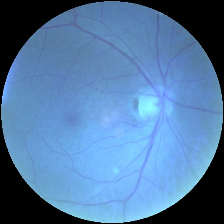
#> input picture datasets/cataract/image101.png, 224 x 224 px, found by its file name
$ jupyter execute --allow-errors classification.ipynb   (older library calls are emulated)
#> lines starting #> are read from the running program, lines starting #| are printed output that depends on the picture; after the words box and inside, x2 and y2 are one past the last pixel; in counts of white or black regions, pixels touching at a corner belong together
[cell 1]
import os
import cv2
import numpy as np
import matplotlib.pyplot as plt

# Function for CLAHE application
def apply_clahe(image):
    clahe = cv2.createCLAHE(clipLimit=2.0, tileGridSize=(8, 8))
    return clahe.apply(image)

# Matched filter function
def matched_filter(image, kernel_sizes=[9, 15, 21], sigma=2, num_angles=24, wavelengths=[10, 15], gammas=[0.5, 1]):
    filtered_images = []
    for kernel_size in kernel_sizes:
        for angle in range(num_angles):
            theta = np.deg2rad(angle * 180 / num_angles)
            for wavelength in wavelengths:
                for gamma in gammas:
                    kernel = cv2.getGaborKernel((kernel_size, kernel_size), sigma, theta, wavelength, gamma, 0, ktype=cv2.CV_32F)
                    filtered_image = cv2.filter2D(image, cv2.CV_32F, kernel)
                    filtered_images.append(filtered_image)
    combined_image = np.max(np.array(filtered_images), axis=0)
    return combined_image

# Function to display the image
def plot_image(image, title="Image"):
    plt.imshow(image, cmap='gray')
    plt.title(title)
    plt.axis('off')
    plt.show()

# Preprocess image function
def preprocess_image(image_path):
    image = cv2.imread(image_path)
    if image is None:
        print(f"Error: Could not load image {image_path}")
        return None

    # Step 1: Extract the green channel
    green_channel = image[:, :, 1]

    # Step 2: Apply Laplacian sharpening
    log_image = cv2.Laplacian(green_channel, cv2.CV_64F)
    log_image = np.uint8(255 * (log_image - np.min(log_image)) / (np.max(log_image) - np.min(log_image)))

    # Step 3: Apply CLAHE
    clahe = apply_clahe(log_image)

    # Step 4: Apply matched filter
    matched = matched_filter(clahe, num_angles=10, wavelengths=[10], gammas=[0.5, 1, 2])
    matched = cv2.normalize(matched, None, 0, 255, cv2.NORM_MINMAX).astype(np.uint8)

    # Step 5: Apply Gaussian blur for unsharp masking
    blurred = cv2.GaussianBlur(matched, (7, 7), 10.0)
    unsharp_image = cv2.addWeighted(matched, 1.5, blurred, -0.5, 0)

    # Step 6: Apply Non-Local Means Filtering
    non_local_means_filtered = cv2.fastNlMeansDenoising(matched, None, h=3, templateWindowSize=3, searchWindowSize=50)

    # Step 7: Apply morphological closing
    kernel = np.ones((3, 3), np.uint8)
    closed_image = cv2.morphologyEx(non_local_means_filtered, cv2.MORPH_CLOSE, kernel)
    closed_image = cv2.bitwise_not(closed_image)

    # Step 8: Apply adaptive thresholding
    adaptive_thresh_mean = cv2.adaptiveThreshold(
        closed_image,
        255,
        cv2.ADAPTIVE_THRESH_MEAN_C,
        cv2.THRESH_BINARY,
        3,
        2
    )

    # Step 9: Invert the image for connected component analysis
    inverted = cv2.bitwise_not(adaptive_thresh_mean)
    num_labels, labels_im = cv2.connectedComponents(inverted)
    output_image = np.zeros_like(inverted)
    min_size = 15
    for label in range(1, num_labels):
        component_size = np.sum(labels_im == label)
        if component_size >= min_size:
            output_image[labels_im == label] = 255

    return output_image

[cell 2]
import os
import numpy as np
import pandas as pd
from sklearn.model_selection import train_test_split

# Define paths and labels
dataset_dir = r"C:\projects\ip\datasets"
disease_folders = {
    'N': 'normal',
    'D': 'diabetes',
    'G': 'glaucoma',
    'C': 'cataract',
    'A': 'ageDegeneration',
    'H': 'hypertension',
    'M': 'myopia',
    'O': 'others'
}

# Initialize lists to store file paths and labels
file_paths = []
labels = []

# Load images and assign labels
for label, folder_name in disease_folders.items():
    folder_path = os.path.join(dataset_dir, folder_name)
    if os.path.isdir(folder_path):
        for filename in os.listdir(folder_path):
            if filename.endswith(('.png', '.jpg', '.jpeg')):
                file_paths.append(os.path.join(folder_path, filename))
                labels.append(label)
#> pass 2 of the loop `for label, folder_name in disease_folders.items():`:

# Convert labels to numeric values
label_index = {label: idx for idx, label in enumerate(disease_folders.keys())}
numeric_labels = [label_index[label] for label in labels]

# Convert to DataFrame for easy manipulation (optional)
data = pd.DataFrame({
    'file_path': file_paths,
    'label': numeric_labels
})

#> (a cell that did not finish here is left out)

[cell 4]
def preprocess_images(file_paths):
    images = []
    count=0
    for file_path in file_paths:
        # Use preprocess_image function to process each image
        image = preprocess_image(file_path)
        images.append(image)
        print(count)
        count+=1
        '''if count==20:
            break'''
    return np.array(images, dtype="float32")

[cell 5]
data[data['label']==7]

[cell 6]
from tensorflow.keras.utils import to_categorical
#> (the rest of this cell did not finish here and is left out)

#> (a cell that did not finish here is left out)

[cell 8]
#y_train=y_train[:20]
#y_test=y_test[:20]

[cell 9]
import tensorflow as tf

tf.config.set_visible_devices([], 'GPU')
#> (this line was passed over: tensorflow is not available in this run)

print("Available devices:", tf.config.list_physical_devices())
#> (this line was passed over: tensorflow is not available in this run)

[cell 10]
import tensorflow as tf
from tensorflow.keras import layers, models
from tensorflow.keras.callbacks import EarlyStopping
# Define the CNN model
def build_model(input_shape=(224, 224, 1)):  # Single-channel input
    model = models.Sequential([
        layers.Conv2D(32, (3, 3), activation='relu', input_shape=input_shape),
        layers.MaxPooling2D((2, 2)),
        layers.Conv2D(64, (3, 3), activation='relu'),
        layers.MaxPooling2D((2, 2)),
        layers.Conv2D(128, (3, 3), activation='relu'),
        layers.MaxPooling2D((2, 2)),
        layers.Flatten(),
        layers.Dense(128, activation='relu'),
        layers.Dense(len(disease_folders), activation='softmax')  # Output layer with softmax for multi-class
    ])
    return model

# Instantiate the model
#> (the rest of this cell did not finish here and is left out)

#> (a cell that did not finish here is left out)

#> (a cell that did not finish here is left out)

#> (a cell that did not finish here is left out)

#> (a cell that did not finish here is left out)

[cell 15]
import matplotlib.pyplot as plt

# Plot training & validation accuracy
#> (the rest of this cell did not finish here and is left out)

[cell 16]
list(disease_folders.keys())[:6]

[cell 17]
from sklearn.metrics import classification_report

# Get predictions for the test set
#> (the rest of this cell did not finish here and is left out)

[cell 18]
import os
import cv2
import numpy as np
import pandas as pd
from scipy.stats import ttest_ind
from sklearn.decomposition import PCA
from sklearn.ensemble import RandomForestClassifier
from sklearn.metrics import accuracy_score
from sklearn.model_selection import train_test_split
from skimage.feature import greycomatrix, greycoprops

# Assuming 'preprocess_image' function is defined elsewhere

# Step 1: Load and preprocess images
def load_images_with_labels(data, preprocess_fn, target_size=(224, 224)):
#> called with target_size = (224, 224)
    original_images = []
    preprocessed_images = []
    labels = []

    for img_path, label in zip(data['file_path'], data['label']):
        # Load original image
        original_img = cv2.imread(img_path, cv2.IMREAD_GRAYSCALE)
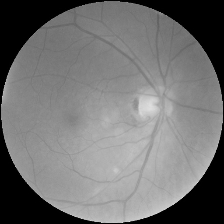
#> original_img: shape (224, 224); min 0, max 225, mean 113.4
        original_img = cv2.resize(original_img, target_size)
        original_images.append(original_img)

        # Preprocess image
        preprocessed_img = preprocess_fn(img_path)
#> in preprocess_image, image is the input picture: shape (224, 224, 3); mean B, G, R 162.9, 120.8, 81.4
#> in apply_clahe, `return clahe.apply(image)`:
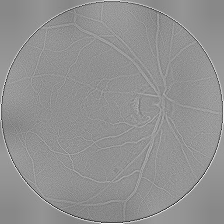
#> returned value: shape (224, 224); min 1, max 255, mean 145.7
#> after the loop in matched_filter, `for kernel_size in kernel_sizes:`: filtered_images = 90 items
#> in preprocess_image, `blurred = cv2.GaussianBlur(matched, (7, 7), 10.0)`:
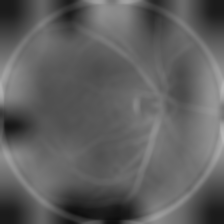
#> blurred: shape (224, 224); min 14, max 185, mean 94.7
#> in preprocess_image, `closed_image = cv2.bitwise_not(closed_image)`:
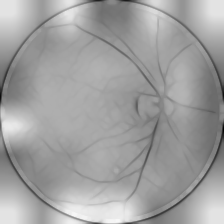
#> closed_image: shape (224, 224); min 1, max 247, mean 160
#> in preprocess_image, `adaptive_thresh_mean = cv2.adaptiveThreshold( closed_image, 255, cv2.A..`:
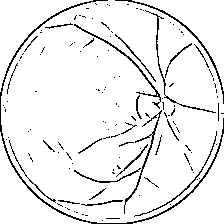
#> adaptive_thresh_mean: shape (224, 224); 93.1% white; black in thin lines or dots
#> in preprocess_image, `inverted = cv2.bitwise_not(adaptive_thresh_mean)`: inverted: shape (224, 224); 6.9% white in thin lines or dots
#> in preprocess_image, `num_labels, labels_im = cv2.connectedComponents(inverted)`:
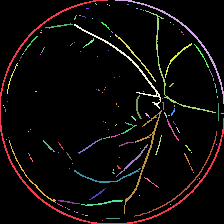
#> labels_im: shape (224, 224) int32; 134 distinct labels, from 0 to 133; one colour per label, 0 black
#> in preprocess_image, `num_labels, labels_im = cv2.connectedComponents(inverted)`: num_labels = 134
#> the loop in preprocess_image, `for label in range(1, num_labels):` made 133 passes
#> component_size on passes 1 to 12: 894, 292, 2, 1, 1, 2, 3, 2, 2, 1, 225, 6
#> after the loop in preprocess_image, `for label in range(1, num_labels):`:
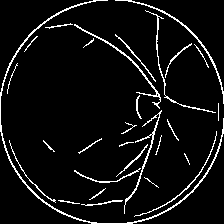
#> output_image: shape (224, 224); 6.2% white in thin lines or dots
        preprocessed_images.append(preprocessed_img)

        # Append label
        labels.append(label)
#> pass 2 of the loop in load_images_with_labels, `for img_path, label in zip(data['file_path'], data['label']):`:
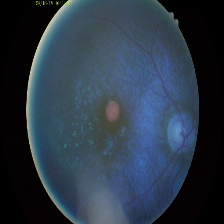
#> input picture datasets/ageDegeneration/image1.png, 224 x 224 px, found by its file name
#> in preprocess_image, image is the input picture: shape (224, 224, 3); mean B, G, R 70.5, 56.4, 43.5
#> in preprocess_image (call 2), `adaptive_thresh_mean = cv2.adaptiveThreshold( closed_image, 255, cv2.A..`:
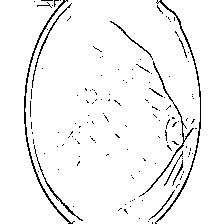
#> adaptive_thresh_mean: shape (224, 224); 95.7% white; black in thin lines or dots, all inside (x1, y1, x2, y2) = (24, 0, 201, 224)
#> labels_im: shape (224, 224) int32; 141 distinct labels, from 0 to 140
#> num_labels = 141
#> the loop in preprocess_image (call 2), `for label in range(1, num_labels):` made 140 passes
#> component_size on passes 1 to 8: 1, 12, 12, 1, 470, 423, 19, 136
#> after the loop in preprocess_image (call 2), `for label in range(1, num_labels):`:
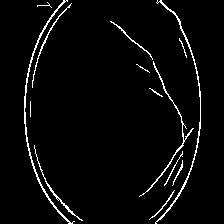
#> output_image: shape (224, 224); 3.5% white in thin lines or dots, all inside (x1, y1, x2, y2) = (24, 0, 201, 224)

    return np.array(original_images), np.array(preprocessed_images), np.array(labels)

# Step 2: Extract features
def extract_features(images):
    features = []
    for img in images:
        # Calculate edge density using Sobel filter
        edges = cv2.Sobel(img, cv2.CV_64F, 1, 1, ksize=5)
        edge_density = np.mean(edges)

        # Calculate contrast using GLCM (gray-level co-occurrence matrix)
        glcm = greycomatrix(img, distances=[1], angles=[0], levels=256, symmetric=True, normed=True)
        contrast = greycoprops(glcm, 'contrast')[0, 0]

        # Mean intensity
        mean_intensity = np.mean(img)

        # Append features as a tuple
        features.append([edge_density, contrast, mean_intensity])

    return np.array(features)

# Load data and preprocess
original_images, preprocessed_images, labels = load_images_with_labels(data, preprocess_image)
#> labels = [3, 4]

# Extract features from original and preprocessed images
original_features = extract_features(original_images)
#> the loop in extract_features, `for img in images:` made 2 passes
#> (edge_density, contrast, mean_intensity) on passes 1 to 2: (0, 166.1, 113.4), (0, 134.9, 53.7)
#> pass 1, in extract_features, `edges = cv2.Sobel(img, cv2.CV_64F, 1, 1, ksize=5)`:
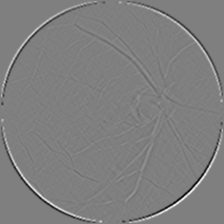
#> edges: shape (224, 224) float64; min -1744, max 1742, mean 0; drawn with min black and max white
#> after the loop in extract_features, `for img in images:`: features = [[0, 166.1, 113.4], [0, 134.9, 53.7]]
#> original_features = [[0, 166.1, 113.4], [0, 134.9, 53.7]]
preprocessed_features = extract_features(preprocessed_images)
#> the loop in extract_features (call 2), `for img in images:` made 2 passes
#> (edge_density, contrast, mean_intensity) on passes 1 to 2: (0, 3320.8, 15.92), (0, 2512.4, 9.05)
#> pass 1, in extract_features (call 2), `edges = cv2.Sobel(img, cv2.CV_64F, 1, 1, ksize=5)`:
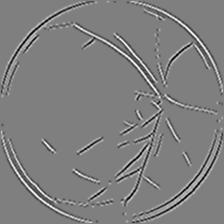
#> edges: shape (224, 224) float64; min -4590, max 4590, mean 0; drawn with min black and max white
#> pass 2, in extract_features (call 2), `edges = cv2.Sobel(img, cv2.CV_64F, 1, 1, ksize=5)`:
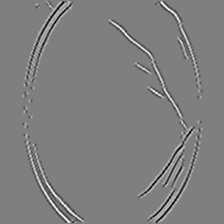
#> edges: shape (224, 224) float64; min -4590, max 4590, mean 0; drawn with min black and max white
#> after the loop in extract_features (call 2), `for img in images:`: features = [[0, 3320.8, 15.92], [0, 2512.4, 9.05]]
#> preprocessed_features = [[0, 3320.8, 15.92], [0, 2512.4, 9.05]]

# Step 3: Statistical Analysis
def perform_statistical_analysis(orig_features, preproc_features, labels):
    df = pd.DataFrame({
        'label': labels,
        'orig_edge_density': orig_features[:, 0],
        'preproc_edge_density': preproc_features[:, 0],
        'orig_contrast': orig_features[:, 1],
        'preproc_contrast': preproc_features[:, 1],
        'orig_intensity': orig_features[:, 2],
        'preproc_intensity': preproc_features[:, 2]
    })
#> df = table of 2 rows and 7 columns

    # Compare feature distributions between original and preprocessed images per class
    results = []
    for disease in np.unique(labels):
        disease_df = df[df['label'] == disease]

        # Perform t-tests on each feature between original and preprocessed images
        for feature in ['edge_density', 'contrast', 'intensity']:
            orig_feature = disease_df[f'orig_{feature}']
            preproc_feature = disease_df[f'preproc_{feature}']
            t_stat, p_value = ttest_ind(orig_feature, preproc_feature)
            results.append({
                'Disease': disease,
                'Feature': feature,
                'T-statistic': t_stat,
                'P-value': p_value,
                'Significant': p_value < 0.05  # True if significant at 5% level
            })
#> this loop made 2 passes
#> (disease, disease_df) on passes 1 to 2: (3, table of 1 rows and 7 columns), (4, table of 1 rows and 7 columns)
#> after the loop, results = 6 items

    results_df = pd.DataFrame(results)
#> results_df = table of 6 rows and 5 columns
    return results_df

# Perform statistical analysis
analysis_results = perform_statistical_analysis(original_features, preprocessed_features, labels)
#> analysis_results = table of 6 rows and 5 columns
print("Statistical Analysis Results:")
print(analysis_results)
#|    Disease       Feature  T-statistic  P-value  Significant
#| 0        3  edge_density          NaN      NaN        False
#| 1        3      contrast          NaN      NaN        False
#| 2        3     intensity          NaN      NaN        False
#| 3        4  edge_density          NaN      NaN        False
#| 4        4      contrast          NaN      NaN        False
#| 5        4     intensity          NaN      NaN        False

# Step 4: Baseline Model Comparison
def baseline_model_comparison(orig_features, preproc_features, labels):
    X_train_orig, X_test_orig, y_train, y_test = train_test_split(orig_features, labels, test_size=0.2, random_state=42)
#> X_train_orig = [[0, 166.1, 113.4]]; X_test_orig = [[0, 134.9, 53.7]]; y_train = [3]; y_test = [4]
    X_train_preproc, X_test_preproc, _, _ = train_test_split(preproc_features, labels, test_size=0.2, random_state=42)
#> X_train_preproc = [[0, 3320.8, 15.92]]; X_test_preproc = [[0, 2512.4, 9.05]]

    # Train RandomForestClassifier on original features
    model_orig = RandomForestClassifier()
    model_orig.fit(X_train_orig, y_train)
    y_pred_orig = model_orig.predict(X_test_orig)
#> y_pred_orig = [3]
    accuracy_orig = accuracy_score(y_test, y_pred_orig)
#> accuracy_orig = 0

    # Train RandomForestClassifier on preprocessed features
    model_preproc = RandomForestClassifier()
    model_preproc.fit(X_train_preproc, y_train)
    y_pred_preproc = model_preproc.predict(X_test_preproc)
#> y_pred_preproc = [3]
    accuracy_preproc = accuracy_score(y_test, y_pred_preproc)
#> accuracy_preproc = 0

    return accuracy_orig, accuracy_preproc

# Run baseline model comparison
accuracy_orig, accuracy_preproc = baseline_model_comparison(original_features, preprocessed_features, labels)
#> accuracy_orig = 0; accuracy_preproc = 0
print(f"Baseline Model Accuracy - Original Features: {accuracy_orig:.2f}")
#| Baseline Model Accuracy - Original Features: 0.00
print(f"Baseline Model Accuracy - Preprocessed Features: {accuracy_preproc:.2f}")
#| Baseline Model Accuracy - Preprocessed Features: 0.00
